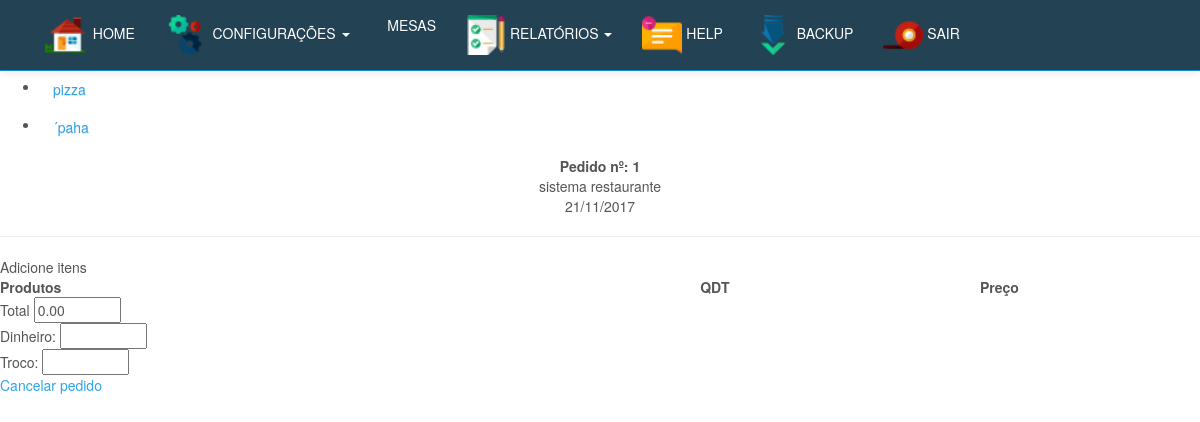
Page /inicio.php?btn=nova (signed in) on the committed database.
### tables this page shows
CREATE TABLE `tbl_produtos` (
  `cod` int(11) NOT NULL AUTO_INCREMENT,
  `nome` varchar(150) NOT NULL,
  `img` varchar(36) NOT NULL,
  `preco` varchar(10) NOT NULL,
  `id_categoria` int(30) NOT NULL,
  `destino` int(1) NOT NULL,
  PRIMARY KEY (`cod`)
);

CREATE TABLE `tbl_carrinho` (
  `id` int(11) NOT NULL AUTO_INCREMENT,
  `cod` int(11) NOT NULL,
  `nome` varchar(150) NOT NULL,
  `preco` varchar(10) NOT NULL,
  `qtd` int(11) NOT NULL,
  `comanda` int(200) NOT NULL,
  `data` date NOT NULL,
  `time` time NOT NULL,
  `id_mesa` int(30) NOT NULL,
  `situacao` int(2) NOT NULL,
  `idGarcon` varchar(200) NOT NULL,
  `status` int(1) NOT NULL,
  `destino` int(1) NOT NULL,
  `entregue` int(1) NOT NULL,
  `feito` int(1) NOT NULL,
  PRIMARY KEY (`id`)
);

CREATE TABLE `config` (
  `id_conf` int(30) NOT NULL,
  `empresa` varchar(200) NOT NULL,
  `telefone` varchar(30) NOT NULL,
  `pgarcon` int(10) NOT NULL,
  `ativo` int(2) NOT NULL
);

### vender.php (the view, shortened to what this page needs)
<?php
  $sql1 = mysql_query("SELECT * FROM tbl_carrinho ORDER BY comanda DESC") or die(mysql_error());
  $cont1 = mysql_fetch_array($sql1);
  $numero1 = $cont1['comanda'];
  $proxima1 = $numero1 + 1;
  ?>
<h1>Comanda de venda nº: <?php echo $proxima1 ?></h1>
<div id="boxprodutos">
	<div id="comentarios2">
    <ul>
	<?php
	$seleciona = mysql_query("SELECT * FROM tbl_produtos WHERE id_categoria ='6' ORDER BY nome ASC") or die(mysql_error());
	$contar = mysql_num_rows($seleciona);
	if($contar == 0){
		echo "";
	}else{
		while($res_comentarios = mysql_fetch_array($seleciona)){
			$cod          = $res_comentarios['cod'];
			$nome         = $res_comentarios['nome'];
			$preco		  = $res_comentarios['preco'];
	?>
       <li><a href="cadastra.php?cod=<?php echo $cod ?>&nome=<?php echo $nome ?>&preco=<?php echo $preco ?>&qtd=1&comanda=<?php echo $proxima1 ?>" class="btn"><?php echo $nome; ?></a></li>
    <?php
		}
	}
	?>
    </ul>
    </div>
</div>
<div id="box">
	<div id="comentarios">
    <table width="100%" border="0" class="inputs">
  <tr>
  <td align="center"><strong>Pedido nº: <?php echo $proxima1 ?></strong></td>
  </tr>
  <tr>
   <?php $n = mysql_query("SELECT * FROM config");
 	$a = mysql_fetch_array($n);
 ?>
    <td align="center"><?php echo $a['empresa'] ?> <br/> <?php echo date("d/m/Y"); ?></td>
    </tr>
    <tr>
    <td><hr/></td>
    </tr>
</table>
    <table width="100%">
    <tr>
	  <td><strong>Produtos</strong></td>
      <td width="14%" align="center"><strong>QDT</strong></td>
	  <td align="center"><strong>Preço</strong></td>
	  </tr>
    </table>
 <div id="formulario">
    <?php $total = number_format($total, 2, '.', '.'); ?>
      <form name="formulario" action="" method="post" enctype="multipart/form-data">
            <span class="valores">Total </span>
        <input name="total" type="text" value="<?php echo $total ?>" size="8" maxlength="6" class="calc" readonly="true"/><br/>
            <span class="valores">Dinheiro: </span>
    <input name="dinheiro" type="text" size="8" maxlength="6"  class="calc" onkeyup="javascript:operacao('')" id="dinheiro-1" readonly="true"/><br/>
            <span class="valores">Troco: </span>
        <input name="troco" type="text" class="calc" size="8" maxlength="8" readonly="true"/><br/>
      </form>
      <a href="inicio.php"class="button">
  Cancelar pedido</a>
      </div>
  </div>
</div>

### rows in the picture
tbl_produtos: nome "pizza"
tbl_produtos: nome "´paha"
tbl_carrinho: comanda "1"
config: empresa "sistema restaurante"
